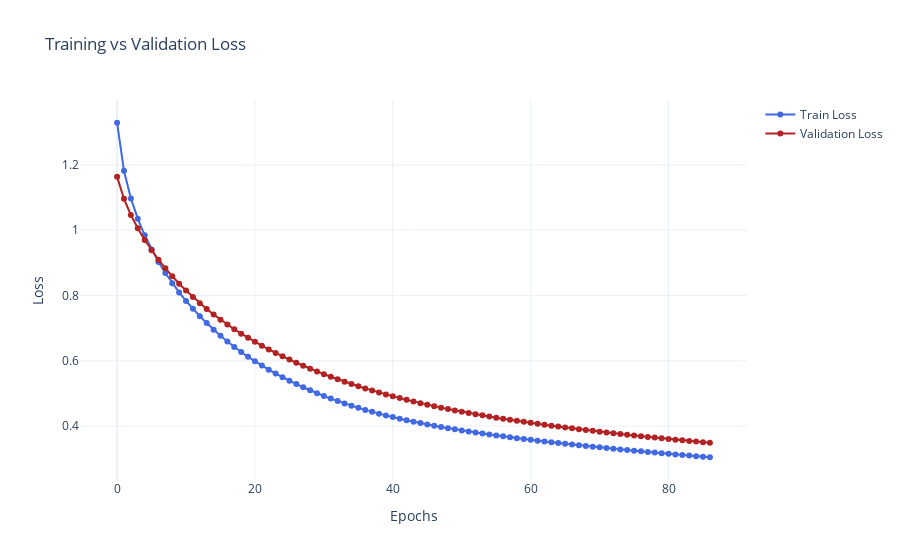

The notebook cell saved with this chart:
### Markdown cell above
- **RMSProp Optimizer**  
  - **Test MSE:** 0.2893  
  - **Test MAE:** 0.4369

### Code cell
model = Network(input_features=tensor_x_train.shape[1], hidden_size1= 32, output_size=1)
train_model(model, tensor_x_train, tensor_y_train, tensor_x_val, tensor_y_val, epochs=100,loss_type='mse',optimizer_type='rmsprop')
test_model(model,tensor_x_test, tensor_y_test )
